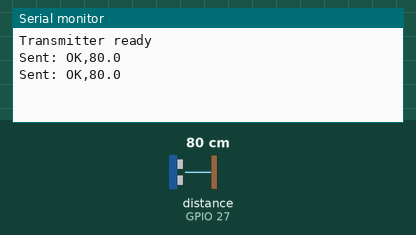
Simulated run of this sketch. Board: ESP32. On the bench: the last lines printed to the serial monitor. Wiring (inferred from the names in the program): ultrasonic range finder: trigger GPIO 26; echo GPIO 27. The inputs (shaded band) are chosen by the test bench; at power-on: distance to the obstacle (sensor on GPIO 27) 80 cm. The echo pulse lasts 58.3 µs per cm; no radio packets arrive unless stated.

Above: at 5.8 s.
5.9 s: distance to the obstacle (sensor on GPIO 27) set to 2 cm
At 11.6 s:
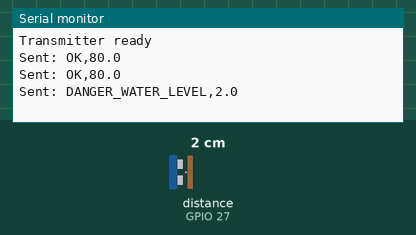
16.7 s: distance to the obstacle (sensor on GPIO 27) set to 4 cm
At 21.3 s:
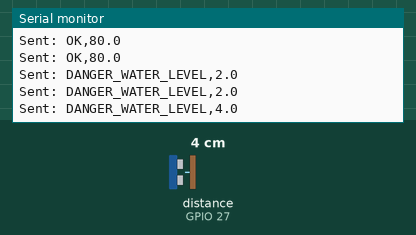

The sketch:

transmitter_code.ino
```cpp
// Transmitter: ESP32 + Ra-02 (SX1278, 433 MHz) + HC-SR04
// Library: "LoRa" by Sandeep Mistry (Arduino Library Manager)
#include <SPI.h>
#include <LoRa.h>

#define SS 5
#define RST 14
#define DIO0 2
#define TRIG 26
#define ECHO 27   // through a voltage divider (5V -> 3.3V)

const float DANGER_CM = 30.0;  // sensor-to-water distance below this = danger

float readDistanceCm() {
  digitalWrite(TRIG, LOW); delayMicroseconds(2);
  digitalWrite(TRIG, HIGH); delayMicroseconds(10);
  digitalWrite(TRIG, LOW);
  long t = pulseIn(ECHO, HIGH, 30000);
  if (t == 0) return -1;
  return t * 0.0343 / 2.0;
}

void setup() {
  Serial.begin(115200);
  pinMode(TRIG, OUTPUT);
  pinMode(ECHO, INPUT);
  LoRa.setPins(SS, RST, DIO0);
  if (!LoRa.begin(433E6)) { Serial.println("LoRa init failed"); while (1); }
  Serial.println("Transmitter ready");
}

void loop() {
  float d = readDistanceCm();
  String msg = (d > 0 && d < DANGER_CM) ? "DANGER_WATER_LEVEL" : "OK";
  msg += "," + String(d, 1);
  LoRa.beginPacket();
  LoRa.print(msg);
  LoRa.endPacket();
  Serial.println("Sent: " + msg);
  delay(5000);
}
```

Measured:
- after the input at 5.9 s, the serial monitor: prints a new line after 4.3 s (image 1)
- after the input at 16.7 s, the serial monitor: prints a new line after 3.6 s (image 2)
